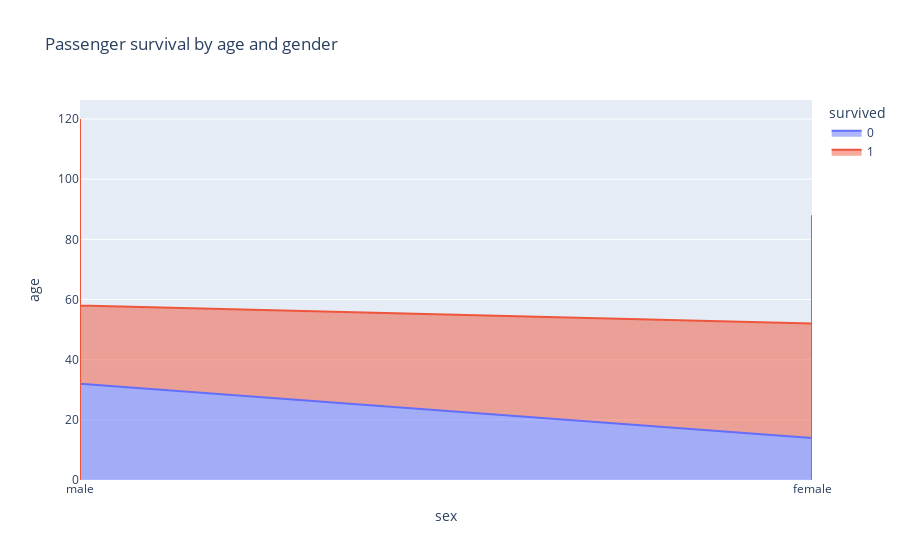

Notebook code for this chart:
### Markdown cell above
### 2)  Wykres powierzchniowy (area chart)

Dla zbióru danych "titanic" stwórz wykres powierzchniowy (area chart), przedstawiający jak różne grupy wiekowe (age) zróżnicowane są pod względem liczby ocalałych (survived) pasażerów. Zróżnicuj kolorem obszary odpowiadające różnym płciom (sex).   
- Utworz wykres typu area chart  za pomocą biblioteki Plotly Express (px). 
- Wykres powinien przedstawiać status pasażera w zależności od płci i wieku.
- Użyj zmiennej 'sex' do osi x, 'age' do osi y i 'survived' do kolorowania wykresu. 
- Dodaj tytuł wykresu "Passenger survival by age and gender".

### Code cell
#Area chart
fig1 = go.Figure()
fig1 = px.area(titanic,x='sex',y='age',color='survived',title="Passenger survival by age and gender")
fig1.show()

### Figure 1 — Plotly figure (JSON) as saved in the notebook; plotly's stock layout.template omitted (floating-point values rounded to 4 significant figures; data arrays with more than 128 entries replaced by an {"elided": "..."} marker saying what was removed)
{"data": [{"fillpattern": {"shape": ""}, "hovertemplate": "survived=0<br>sex=%{x}<br>age=%{y}<extra></extra>", "legendgroup": "0", "line": {"color": "#636efa"}, "marker": {"symbol": "circle"}, "mode": "lines", "name": "0", "orientation": "v", "showlegend": true, "stackgroup": "1", "type": "scatter", "x": {"elided": "549 str values"}, "xaxis": "x", "y": {"elided": "549 float values"}, "yaxis": "y"}, {"fillpattern": {"shape": ""}, "hovertemplate": "survived=1<br>sex=%{x}<br>age=%{y}<extra></extra>", "legendgroup": "1", "line": {"color": "#EF553B"}, "marker": {"symbol": "circle"}, "mode": "lines", "name": "1", "orientation": "v", "showlegend": true, "stackgroup": "1", "type": "scatter", "x": {"elided": "342 str values"}, "xaxis": "x", "y": {"elided": "342 float values"}, "yaxis": "y"}], "layout": {"legend": {"title": {"text": "survived"}, "tracegroupgap": 0}, "title": {"text": "Passenger survival by age and gender"}, "xaxis": {"anchor": "y", "domain": [0, 1], "title": {"text": "sex"}}, "yaxis": {"anchor": "x", "domain": [0, 1], "title": {"text": "age"}}}}
